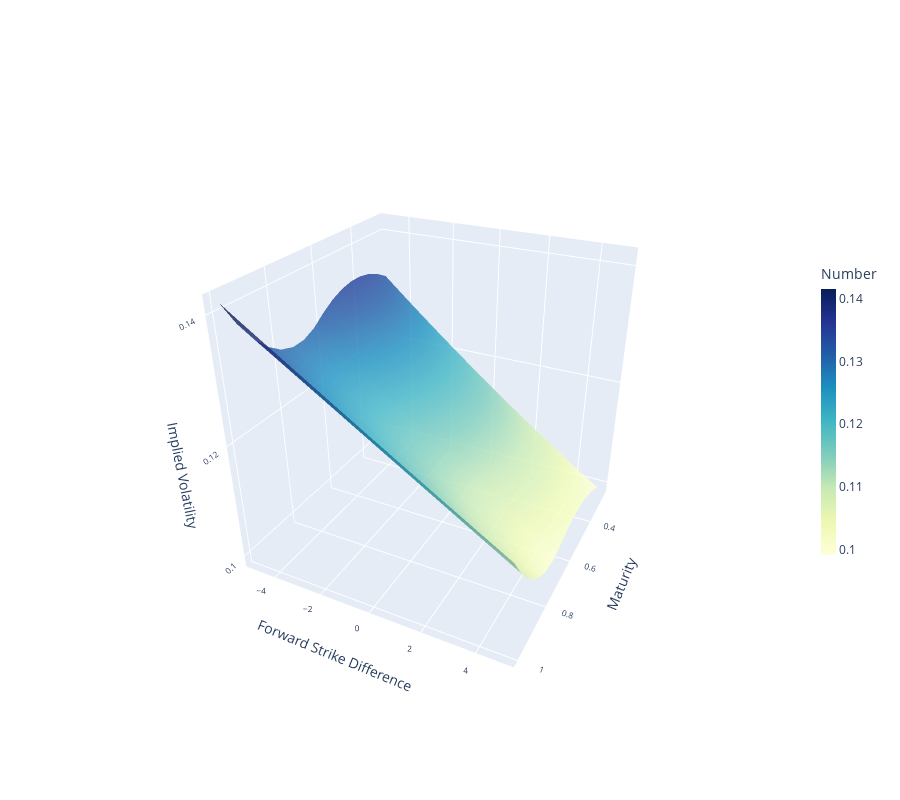

Notebook cell for this chart:
### Code cell
plotly_surface(data_inter)

### Figure 1 — Plotly figure (JSON) as saved in the notebook; plotly's stock layout.template omitted (floating-point values rounded to 4 significant figures; data arrays with more than 128 entries replaced by an {"elided": "..."} marker saying what was removed)
{"data": [{"colorbar": {"len": 0.5, "thickness": 15, "title": {"text": "Number"}}, "colorscale": [[0, "rgb(255,255,217)"], [0.125, "rgb(237,248,177)"], [0.25, "rgb(199,233,180)"], [0.375, "rgb(127,205,187)"], [0.5, "rgb(65,182,196)"], [0.625, "rgb(29,145,192)"], [0.75, "rgb(34,94,168)"], [0.875, "rgb(37,52,148)"], [1, "rgb(8,29,88)"]], "opacity": 0.8, "type": "surface", "x": [0.25, 0.3, 0.35, 0.4, 0.45, 0.5, 0.55, 0.6, 0.65, 0.7, 0.75, 0.8, 0.85, 0.9, 0.95, 1.0], "y": [-5, -4.5, -4, -3.5, -3, -2.5, -2, -1.5, -1, -0.5, 0, 0.5, 1, 1.5, 2, 2.5, 3, 3.5, 4, 4.5, 5], "z": {"elided": "21x16 float values"}}], "layout": {"autosize": true, "height": 800, "scene": {"aspectmode": "cube", "camera": {"eye": {"x": 2, "y": 1, "z": 1.25}}, "xaxis": {"tickfont": {"size": 10}, "title": {"text": "Maturity"}, "type": "linear"}, "yaxis": {"tickangle": 1, "tickfont": {"size": 10}, "title": {"text": "Forward Strike Difference"}}, "zaxis": {"tickfont": {"size": 10}, "title": {"text": "Implied Volatility"}}}}}
